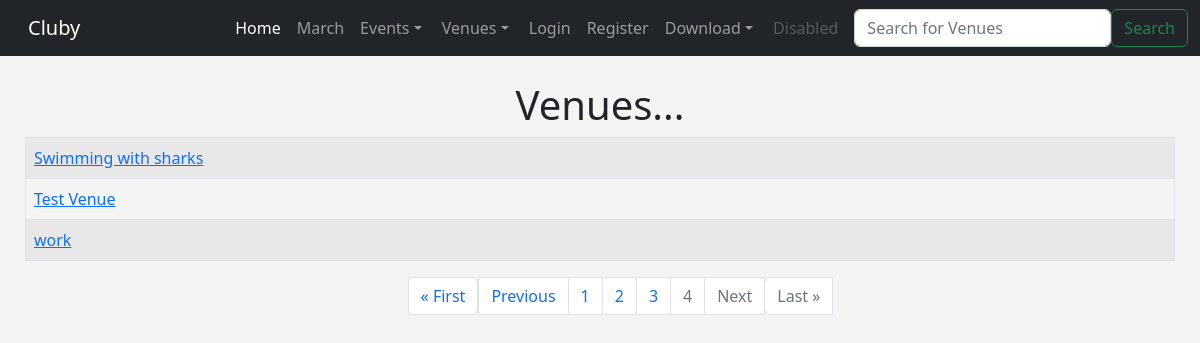
Page /list_venues?page=4 on the earlier database version.
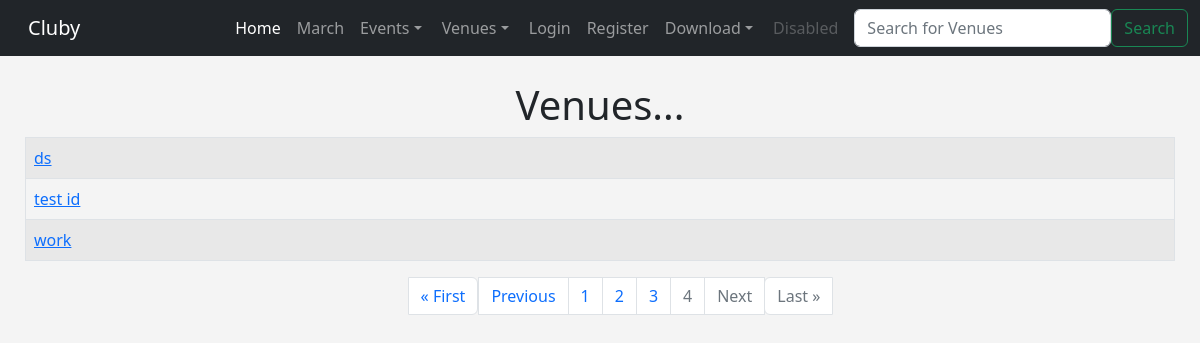
Same page on the later database version.
### events/models.py (models this page shows)
class Venue(models.Model):
    name = models.CharField('Venue Name', max_length = 120)
    address = models.CharField(max_length = 300)
    zip_code = models.CharField('Zip Code', max_length = 15)
    phone = models.CharField('Contact Phone', max_length = 25, blank=True)
    web = models.URLField('Website Address', blank=True)
    email_address = models.EmailField('Email Address', blank=True)
    owner = models.IntegerField("Venue Owner", blank=False, default=1)
    def __str__(self):
        return self.name

### events/views.py (the view)
# urls.py: path('list_venues', views.list_venues, name='list-venues'),
def list_venues(request):
    p = Paginator(Venue.objects.all().order_by('name'), 3)
    page = request.GET.get('page')
    venues = p.get_page(page)
    nums = "a" * venues.paginator.num_pages
    return render(request, 'events/venues.html', {
        'venues': venues,
        'nums': nums,
    })

### events/templates/events/venues.html (shortened to what this page needs)
{% extends 'events/base.html' %}
{% block content %}
<center>
    <h1>Venues...</h1>
    <table class="table table-striped table-hover table-bordered">
        {% for venue in venues %}
            <tr>
                <td>
                    <a href="{% url 'show-venue' venue.id %}">{{ venue }}</a>
                    <br>
                </td>
            </tr>
        {% endfor %}
    </table>
        <nav aria-label="Page navigation example">
            <ul class="pagination justify-content-center">
                {% if venues.has_previous %}
                    <li class="page-item"><a class="page-link" href="?page=1">&laquo First</a></li>
                    <li class="page-item"><a class="page-link" href="?page={{ venues.previous_page_number }}">Previous</a></li>
                {% else %}
                    <li class="page-item disabled"><a class="page-link" href="">&laquo First</a></li>
                    <li class="page-item disabled"><a class="page-link" href="">Previous</a></li>
                {% endif %}
                {% for i in nums %}
                    {% if venues.number != forloop.counter %}
                        <li class="page-item"><a class="page-link" href="?page={{ forloop.counter }}">{{ forloop.counter }}</a></li>
                    {% else %}
                        <li class="page-item disabled"><a class="page-link" href="">{{ forloop.counter }}</a></li>
                    {% endif %}
                {% endfor %}
                {% if venues.has_next %}
                    <li class="page-item"><a class="page-link" href="?page={{ venues.next_page_number }}">Next</a></li>
                    <li class="page-item"><a class="page-link" href="?page={{ venues.paginator.num_pages }}">Last &raquo</a></li>
                {% else %}
                    <li class="page-item disabled"><a class="page-link" href="">Next</a></li>
                    <li class="page-item disabled"><a class="page-link" href="">Last &raquo</a></li>
                {% endif %}
            </ul>
        </nav>
</center>
{% endblock %}

### events/templates/events/base.html (shortened to what this page needs)
<!doctype html>
<html lang="ar" dir="ltr">
  <head>
    <link rel="stylesheet" href="">
    <link rel="stylesheet" href="https://cdn.jsdelivr.net/npm/bootstrap@5.2.2/dist/css/bootstrap.rtl.min.css">
    <link rel="stylesheet" href="../static/events/dupa.css">
    <link rel="stylesheet" href="../static/events/style.css">
  </head>
  <body>
    {% include 'events/navbar.html' %}
    <div class="dupa">
      {% block content %}
      {% endblock %}
    </div>
  </body>
</html>

### events/templates/events/navbar.html (shortened to what this page needs)
<nav class="navbar navbar-expand-lg navbar-dark bg-dark" dir="ltr">
    <div class="container-fluid">
      <a class="navbar-brand" href="{% url 'home' %}">Cluby {% if user.is_authenticated %} {{ user }} {% endif %}</a>
      <div class="collapse navbar-collapse" id="navbarSupportedContent">
        <ul class="navbar-nav me-auto mb-2 mb-lg-0">
          <li class="nav-item">
            <a class="nav-link active" aria-current="page" href="{% url 'home' %}">Home</a>
          </li>
          <li class="nav-item">
            <a class="nav-link" href="{% url 'home' '2022' 'march' %}">March</a>
          </li>
          <li class="nav-item dropdown">
            <a class="nav-link dropdown-toggle" href="#" role="button" data-bs-toggle="dropdown" aria-expanded="false">
              Events
            </a>
              </li>
            </ul>
          <li class="nav-item dropdown">
            <a class="nav-link dropdown-toggle" href="#" role="button" data-bs-toggle="dropdown" aria-expanded="false">
              Venues
            </a>
              </li>
          {% if user.is_authenticated %}
            <li class="nav-item">
              <a class="nav-link" href="{% url 'logout' %}">Logout</a>
            </li>
          {% else %}
            <li class="nav-item">
              <a class="nav-link" href="{% url 'login' %}">Login</a>
            </li>
            <li class="nav-item">
              <a class="nav-link" href="{% url 'register-user' %}">Register</a>
            </li>
          {% endif %}
          <li class="nav-item dropdown">
            <a class="nav-link dropdown-toggle" href="#" role="button" data-bs-toggle="dropdown" aria-expanded="false">
              Download
            </a>
              </li>
          <li class="nav-item">
            <a class="nav-link disabled">Disabled</a>
          </li>
        <form class="d-flex" role="search" method=POST action='{% url "search-venues" %}'>
          <input class="form-control me-2" type="search" placeholder="Search for Venues" aria-label="Search" name="searched">
          <button class="btn btn-outline-success" type="submit">Search</button>
        </form>
      </div>
    </div>
  </nav>

### events/static/events/dupa.css (style rules this page uses)
.dupa { padding: 25px; margin: auto; }

### events/templates/events/base.html (style rules this page uses)
body { background: #f4f4f4; }

Differences in the rows shown:
no longer on this page (row unchanged): Venue: name "Swimming with sharks"
removed Venue: name "Test Venue"
added Venue: name "ds"
added Venue: name "test id"
